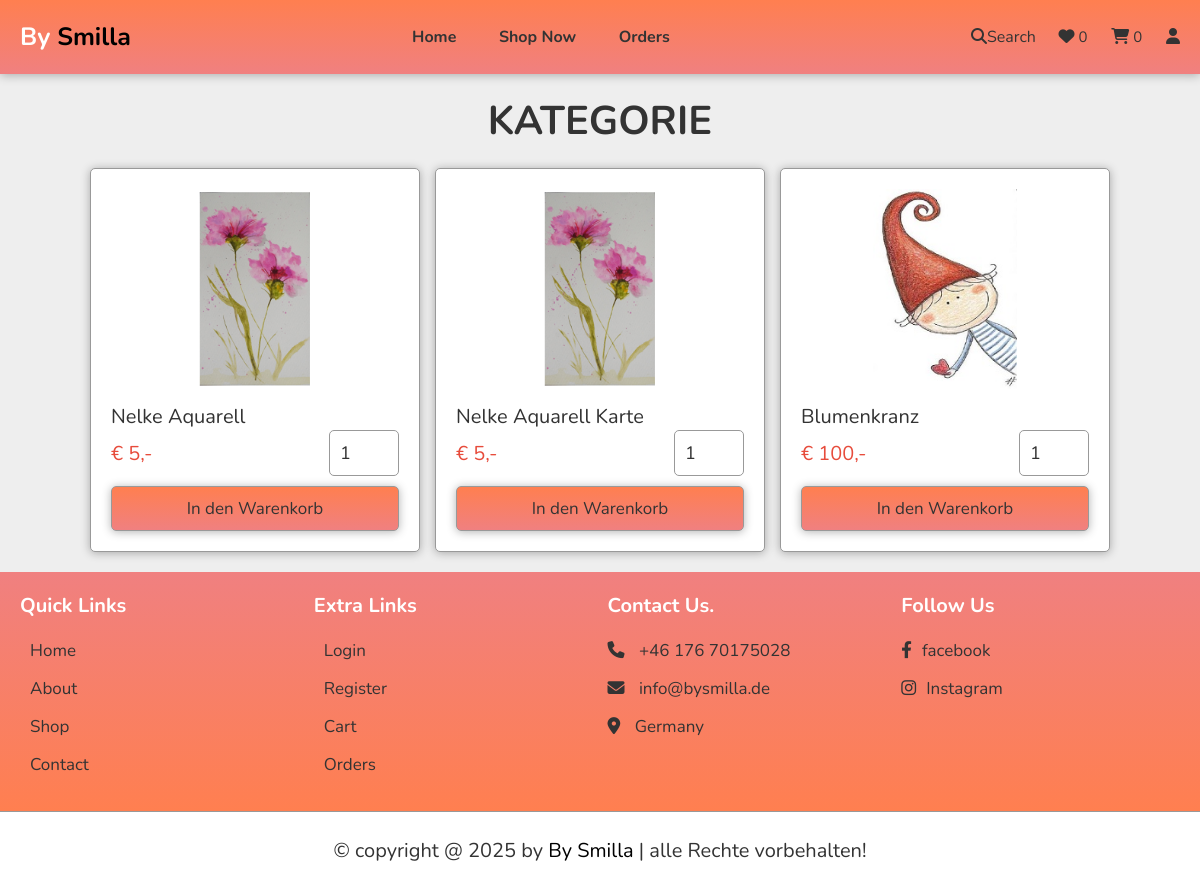
/category.php, run on an earlier commit of the app's database.
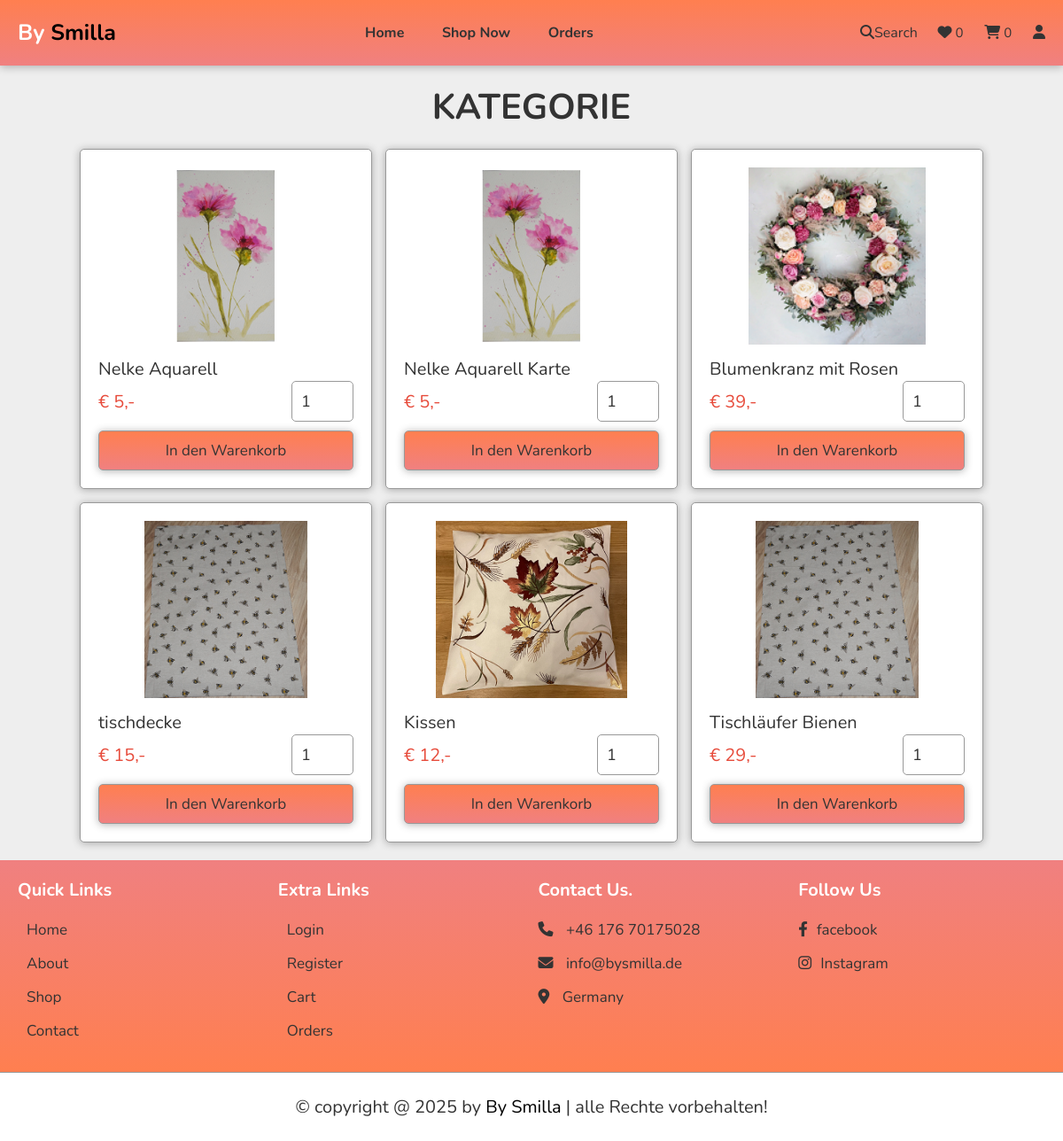
And on a later commit of the database.
### tables this page shows
CREATE TABLE `products` (
  `id` int(100) NOT NULL,
  `name` varchar(100) NOT NULL,
  `details` varchar(500) NOT NULL,
  `category` varchar(255) NOT NULL,
  `price` int(10) NOT NULL,
  `image_01` varchar(100) NOT NULL,
  `image_02` varchar(100) NOT NULL,
  `category_id` int(11) DEFAULT NULL
);

### category.php (the view, shortened to what this page needs)
<?php
include 'components/connect.php';
?>
<!DOCTYPE html>
<html lang="en">
<head>
   <link rel="stylesheet" href="https://cdnjs.cloudflare.com/ajax/libs/font-awesome/6.1.1/css/all.min.css">
   <link rel="stylesheet" href="css/style.css">
</head>
<body>
<?php include 'components/user_header.php'; ?>
<section class="products">
   <h1 class="heading">Kategorie</h1>
   <div class="box-container">
   <?php
     $category = $_GET['category'];
     $select_products = $conn->prepare("SELECT * FROM `products` WHERE name LIKE '%{$category}%'");
     $select_products->execute();
     if($select_products->rowCount() > 0){
      while($fetch_product = $select_products->fetch(PDO::FETCH_ASSOC)){
   ?>
   <form action="" method="post" class="box">
      <img src="uploaded_img/<?= $fetch_product['image_01']; ?>" alt="">
      <div class="name"><?= $fetch_product['name']; ?></div>
      <div class="flex">
         <div class="price"><span> € </span><?= $fetch_product['price']; ?><span>,-</span></div>
         <input type="number" name="qty" class="qty" min="1" max="99" onkeypress="if(this.value.length == 2) return false;" value="1">
      </div>
      <input type="submit" value="In den Warenkorb" class="btn" name="add_to_cart">
   </form>
   <?php
      }
   }else{
      echo '<p class="empty">Keine Produkte gefunden!</p>';
   }
   ?>
   </div>
</section>
<?php include 'components/footer.php'; ?>
</body>
</html>

### components/user_header.php (shortened to what this page needs)
<header class="header">
   <section class="flex">
      <a href="home.php" class="logo">By<span> Smilla</span></a>
      <nav class="navbar">
         <a href="home.php">Home</a>
         <a href="shop.php">Shop Now</a>
         <a href="orders.php">Orders</a>
      </nav>
      <div class="icons">
         <?php
            $count_wishlist_items = $conn->prepare("SELECT * FROM `wishlist` WHERE user_id = ?");
            $count_wishlist_items->execute([$user_id]);
            $total_wishlist_counts = $count_wishlist_items->rowCount();
            $count_cart_items = $conn->prepare("SELECT * FROM `cart` WHERE user_id = ?");
            $count_cart_items->execute([$user_id]);
            $total_cart_counts = $count_cart_items->rowCount();
         ?>
         <a href="search_page.php"><i class="fas fa-search"></i>Search</a>
         <a href="wishlist.php"><i class="fas fa-heart"></i><span> <?= $total_wishlist_counts; ?> </span></a>
         <a href="cart.php"><i class="fas fa-shopping-cart"></i><span> <?= $total_cart_counts; ?> </span></a>
         <div id="user-btn" class="fas fa-user"></div>
      </div>
   </section>
</header>

### components/footer.php (shortened to what this page needs)
<footer class="footer">
   <section class="grid">
      <div class="box">
         <h3>Quick links</h3>
         <a href="home.php"> <i class=""></i> Home</a>
         <a href="about.php"> <i class=""></i> About</a>
         <a href="shop.php"> <i class=""></i> Shop</a>
         <a href="contact.php"> <i class=""></i> Contact</a>
      </div>
      <div class="box">
         <h3>Extra links</h3>
         <a href="user_login.php"> <i class=""></i> Login</a>
         <a href="user_register.php"> <i class=""></i> Register</a>
         <a href="cart.php"> <i class=""></i> Cart</a>
         <a href="orders.php"> <i class=""></i> Orders</a>
      </div>
      <div class="box">
         <h3>Contact Us.</h3>
         <a href="tel:9800000000"><i class="fas fa-phone"></i> +46 176 70175028</a>
         <a href="mailto:info@smilla.de"><i class="fas fa-envelope"></i> info@bysmilla.de</a>
         <a href="https://maps.app.goo.gl/eBHLdaqLvHurHi6R9"><i class="fas fa-map-marker-alt"></i> Germany </a>
      </div>
      <div class="box">
         <h3>Follow Us</h3>
         <a href="https://www.facebook.com/smilla66" target="_blank"><i class="fab fa-facebook-f"></i>facebook</a>
         <a href="https://www.instagram.com/smilla66/" target="_blank"><i class="fab fa-instagram"></i>Instagram</a>
      </div>
   </section>
   <div class="credit">&copy; copyright @ <?= date('Y'); ?> by <span>By Smilla</span> | alle Rechte vorbehalten!</div>
</footer>

### css/style.css (style rules this page uses)
:root { --main-color:#000000; --orange:#f39c12; --red:#e74c3c; --black:#333; --white:#fff; --light-color:#666; --light-bg:#eee; --border: .1rem #999 solid; --box-shadow:0 .1rem 1rem rgba(0,0,0,.3); }
* { font-family: 'Nunito', sans-serif; margin:0; padding:0; box-sizing: border-box; outline: none; border:none; text-decoration: none; }
html { font-size: 62.5%; overflow-x: hidden; }
body { background-color: var(--light-bg); }
section { padding:2rem; margin:0 auto; }
.heading { font-size: 4rem; color:var(--black); margin-bottom: 2rem; text-align: center; text-transform: uppercase; }
.btn, .delete-btn, .option-btn { display: block; width: 100%; margin-top: 1rem; border-radius: .5rem; padding:1rem 3rem; font-size: 1.7rem; color:var(--white); cursor: pointer; text-align: center; transition: .5s linear; }
.btn { background: linear-gradient(180deg,coral,lightcoral); border: var(--border); box-shadow: var(--box-shadow); color: #333; }
.header { position: sticky; top:0; left:0; right:0; background-color: white; box-shadow: var(--box-shadow); z-index: 1000; }
.header .flex { display: flex; align-items: center; justify-content: space-between; position: relative; background: linear-gradient(180deg, coral, lightcoral ); }
.header .flex .logo { font-size: 2.5rem; color:var(--white); font-weight: bold; }
.header .flex .logo span { color:var(--main-color); }
.header .flex .navbar a { margin:0 rem; font-size: initial; color: var(--black); padding: 2rem; font-weight: bold; }
.header .flex .icons > * { margin-left: 2rem; font-size: initial; cursor: pointer; color: var(--black); }
.header .flex .icons a span { font-size: 1.5rem; }
.products .box-container { display: grid; grid-template-columns: repeat(auto-fit, 33rem); gap:1.5rem; justify-content: center; align-items: flex-start; }
.products .box-container .box { position: relative; background-color: var(--white); box-shadow: var(--box-shadow); border-radius: .5rem; border:var(--border); padding:2rem; overflow: hidden; }
.products .box-container .box img { height: 20rem; width: 100%; object-fit: contain; margin-bottom: 1rem; }
.products .box-container .box .name { font-size: 2rem; color:var(--black); }
.products .box-container .box .flex { display: flex; align-items: center; gap:1rem; }
.products .box-container .box .flex .qty { width: 7rem; padding:1rem; border:var(--border); font-size: 1.8rem; color:var(--black); border-radius: .5rem; }
.products .box-container .box .flex .price { font-size: 2rem; color:var(--red); margin-right: auto; }
.footer { background-color: var(--white); }
.footer .grid { display: grid; grid-template-columns: repeat(auto-fit, minmax(27rem, 1fr)); gap:1.5rem; align-items: flex-start; background: linear-gradient(180deg, lightcoral,coral); }
.footer .grid .box h3 { font-size: 2rem; color:var(--white); margin-bottom: 2rem; text-transform: capitalize; }
.footer .grid .box a { display: block; margin:1.5rem 0; font-size: 1.7rem; color: #333; }
.footer .grid .box a i { padding-right: 1rem; transition: .2s linear; }
.footer .credit { text-align: center; padding: 2.5rem 2rem; border-top: var(--border); font-size: 2rem; color:var(--black); }
.footer .credit span { color:var(--main-color); }

What changed in the data, as far as the page shows it:
changed products: image_01: a different picture; name "Blumenkranz" → "Blumenkranz mit Rosen"; price "100" → "39"
added products: image_01 (picture), name "tischdecke", price "15"
added products: image_01 (picture), name "Kissen", price "12"
added products: image_01 (picture), name "Tischläufer Bienen", price "29"
